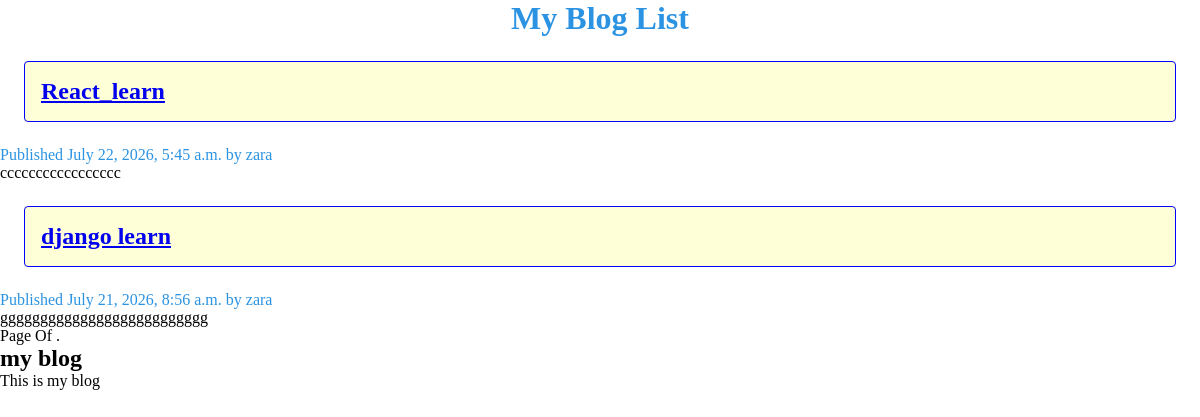
The page /blog/ on the database as committed earlier.
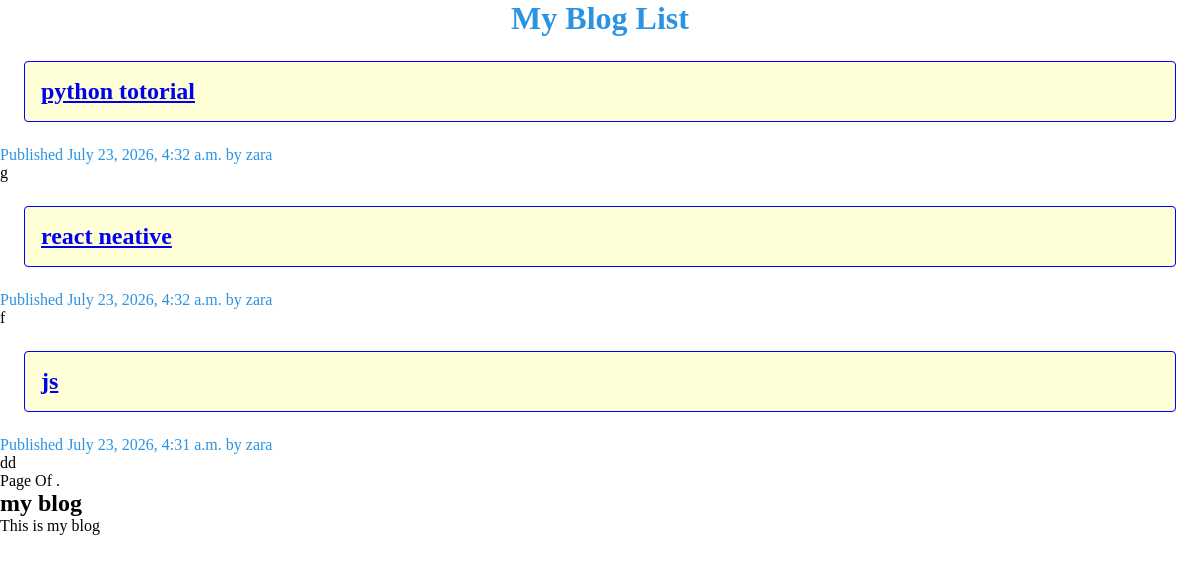
The same page on the database as committed later.
### blog/models.py (models this page shows, shortened)
class Post(models.Model): # تعریف مدل مربوط به پست های وبلاگ
    class Status(models.TextChoices):
        DRAFT = 'DF', 'Draft'
        PUBLISHED = 'PB', 'Published'
    title = models.CharField(max_length = 250) # عنوان اصلی پست
    slug = models.SlugField(max_length = 250,unique_for_date='publish') # شناسه مناسب برای استفاده در آدرس صفحات
    body = models.TextField() # محتوای اصلی پست
    publish = models.DateTimeField(default = timezone.now) # زمان انتشار پست
    created = models.DateTimeField(auto_now_add = True) # زمان ایجاد اولیه رکورد
    updated = models.DateTimeField(auto_now = True) # زمان آخرین آپدیت پست
    author = models.ForeignKey(User,
                                on_delete=models.CASCADE, # اگر نویسنده حذف شود تمام پست هایش حذف میشود
                                related_name='blog_posts') # ایجاد ارتباط بین نویسنده و پست
    status = models.CharField(max_length = 2,
                                choices = Status.choices,
                                default = Status.DRAFT)
    objects = models.Manager() # The default manager
    published = PublishedManager() # our custom manager
    class Meta:
        ordering =['-publish'] # جدیدترین پست ها اول نشان داده شوند
        indexes = [ # ایجاد ایندکس برای افزایش سرعت جستجو و مرتب‌سازی بر اساس زمان انتشار
            models.Index(fields=['-publish']),
        ]
    def get_absolute_url(self):
        return reverse('blog:post_detail',
                            args=[self.publish.year,
                                    self.publish.month,
                                    self.publish.day,
                                    self.slug])

### blog/views.py (the view)
# urls.py: path('', PostListView.as_view(), name='post_list'),  # صفحه اصلی وبلاگ(نمایش لیست پست ها)
class PostListView(ListView):
    queryset = Post.published.all()
    context_object_name = 'posts'
    paginate_by = 3
    template_name = 'blog/post/list.html'

### blog/templates/blog/post/list.html (shortened to what this page needs)
{% extends 'blog/base.html' %} {% block title %}My Blog{% endblock %} {% block
{% block content %}
<h1 id="main-title">My Blog List</h1>
{% for post in posts %}
<div class="list-div">
  <h2 class="list-title">
    <a href="{{ post.get_absolute_url }}">
       {{ post.title }}
    </a>
  </h2>
</div>
<p class="date">
   Published {{post.publish}} by
  {{post.author}}
</p>
<div class="post-body">{{ post.body|truncatewords:30|linebreaks}}</div>
 {% endfor %}
{% include "pagination.html" with page=page_obj %}
{%  endblock %}

Rows that differ between the two databases and show on the page:
no longer on this page (row edited): Post: title "React_learn", publish "July 22, 2026, 5:45 a.m.", author "zara", body "ccccccccccccccccc"
no longer on this page (row edited): Post: title "django learn", publish "July 21, 2026, 8:56 a.m.", author "zara", body "gggggggggggggggggggggggggg"
added Post: title "python totorial", publish "July 23, 2026, 4:32 a.m.", author "zara", body "g"
added Post: title "react neative", publish "July 23, 2026, 4:32 a.m.", author "zara", body "f"
added Post: title "js", publish "July 23, 2026, 4:31 a.m.", author "zara", body "dd"
